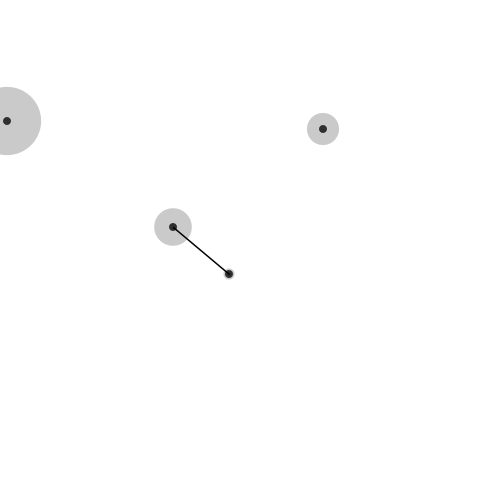
Frame 1 (no input)
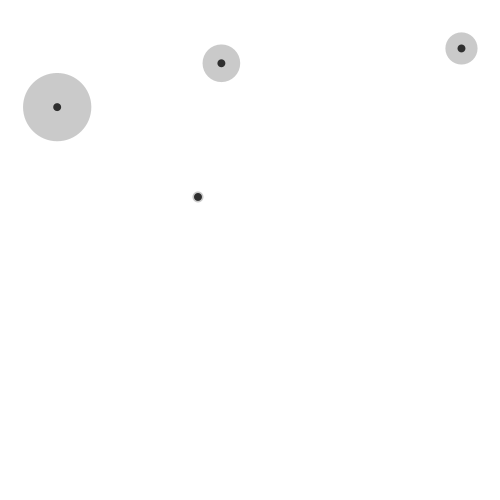
Frame 60 (the mouse pressed at the canvas centre just before this capture)
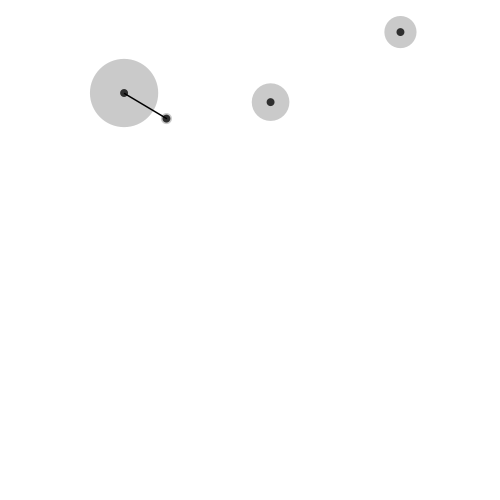
Frame 120 (the mouse held since frame 60 and released just before this capture)

The Processing sketch that drew these frames (run headless with seeded random() and noise(); from frame 60 on, the mouse is pressed at the canvas centre):

// Processing sketch: Ej1_Network
// ── Ej1_Network.pde

Network net;

void setup() {
  size(500, 500);
  
  net = new Network();
}

void draw() {
  background(255);
  
  net.render();
  net.update();
}
// ── Network.pde
class Network {

  // Propiedades
  Particle p1;
  Particle p2;
  Particle p3;
  Particle p4;

  // Constructor
  Network() {
    this.p1 = new Particle((int) random(0, width), (int) random(0, height));
    this.p2 = new Particle((int) random(0, width), (int) random(0, height));
    this.p3 = new Particle((int) random(0, width), (int) random(0, height));
    this.p4 = new Particle((int) random(0, width), (int) random(0, height));
  }

  // Metodos
  void render() {
    this.p1.render();
    this.p2.render();
    this.p3.render();
    this.p4.render();

    this.connect(this.p1, this.p2);
    this.connect(this.p1, this.p3);
    this.connect(this.p1, this.p4);

    this.connect(this.p2, this.p3);
    this.connect(this.p2, this.p4);

    this.connect(this.p3, this.p4);
  }

  void update() {
    this.p1.update();
    this.p2.update();
    this.p3.update();
    this.p4.update();
  }

  void connect(Particle a, Particle b) {
    if (PVector.dist(a.position, b.position) < 100) {
      stroke(0);
      strokeWeight(1.5);
      line(a.position.x, a.position.y, b.position.x, b.position.y);
    }
  }
}
// ── Particle.pde

class Particle {

  PVector position;
  PVector direction;
  float size;

  Particle(int posX, int posY) {
    this.position = new PVector(posX, posY);

    this.direction = new PVector(random(-1, 1), random(-1, 1));
    this.direction.normalize();
    this.direction.mult(random(1.0, 3.0));

    this.size = random(10, 80);
  }

  void render() {
    noStroke();

    // Nucleo
    fill(0);
    ellipse(this.position.x, this.position.y, 8, 8);

    // Aura
    fill(120, 100);
    ellipse(this.position.x, this.position.y, this.size, this.size);
  }

  void update() {
    this.position.add(this.direction);

    this.checkBorders();
  }

  void checkBorders() {
    if (this.position.x > width || this.position.x < 0) {
      this.direction.x *= -1;
    }

    if (this.position.y > width || this.position.y < 0) {
      this.direction.y *= -1;
    }
  }
}
